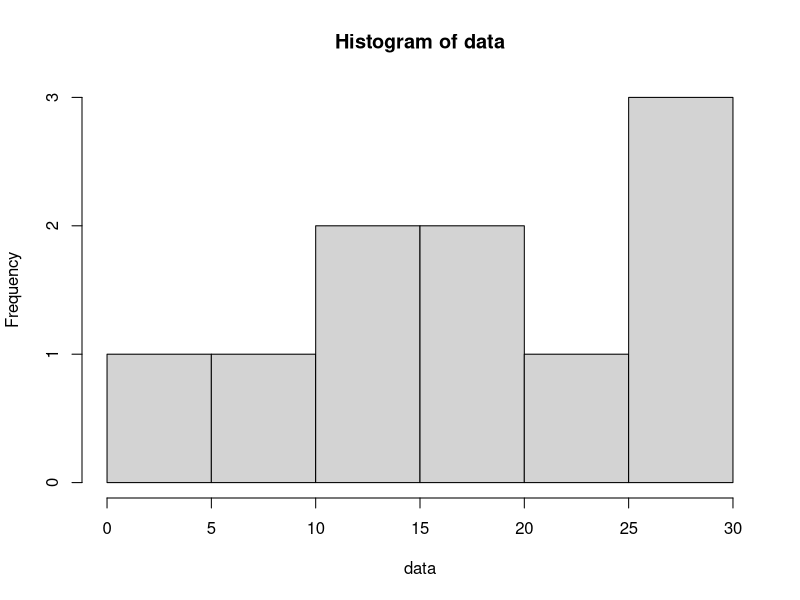
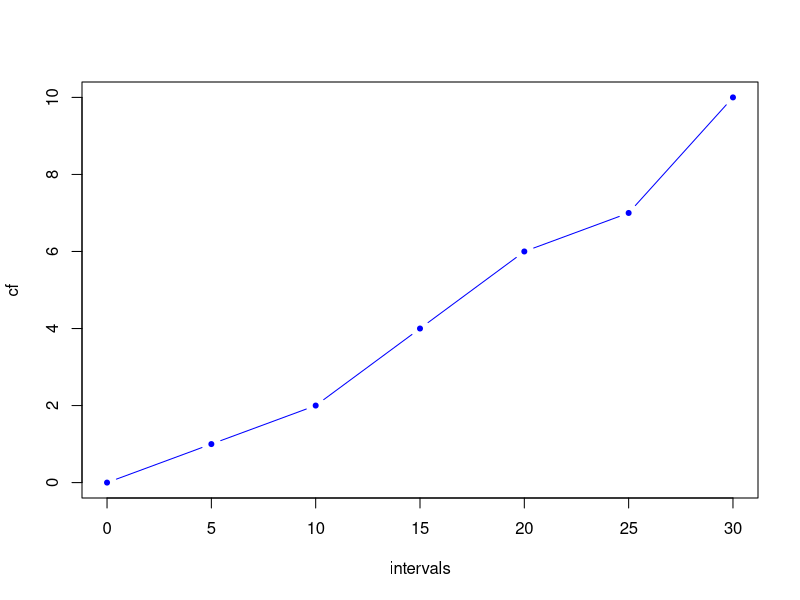

R code for these plots, in order:
## ---- chunk 1
(h <- head(mtcars[1:5], 8))
summary(h[1:3])
## ---- chunk 2
set.seed(100)
x <- sample(60,10)
x
## ---- chunk 3
mean(x)
## ---- chunk 4
x <- c(2, 2, 3, 3, 5, 5, 5, 8, 8, 9)
mean(x)
## ---- chunk 5
round(83/14, 2)
## ---- chunk 6
set.seed(100)
x <- sample(1000:1050, 6)
x
## ---- chunk 7
y <- x-1020
print("The new values are")
y
## ---- chunk 8
paste0("Mean of y is ", round(mean(y),2))
paste0("Mean of x is ", round(mean(y)+1020,2))
## ---- chunk 9
x <- seq(11,21,2)
f <- c(4,5,3,5,7,2)
## ---- chunk 10
x <- c(20,15,12)
w <- c(10,5,4)
## ---- chunk 11
data <- c(16, 26, 12, 10, 27, 30, 14,  1, 25, 20)
h <- hist(data)
intervals <- seq(from = min(h$breaks), to = max(h$breaks), by = h$breaks[2] - h$breaks[1])
intervals <- c(0, intervals[-1])
# Cumulative sums
cf = c(0, cumsum(h$counts))
## ---- chunk 12
plot(intervals, cf, type = "b", col = "blue", pch = 20)
